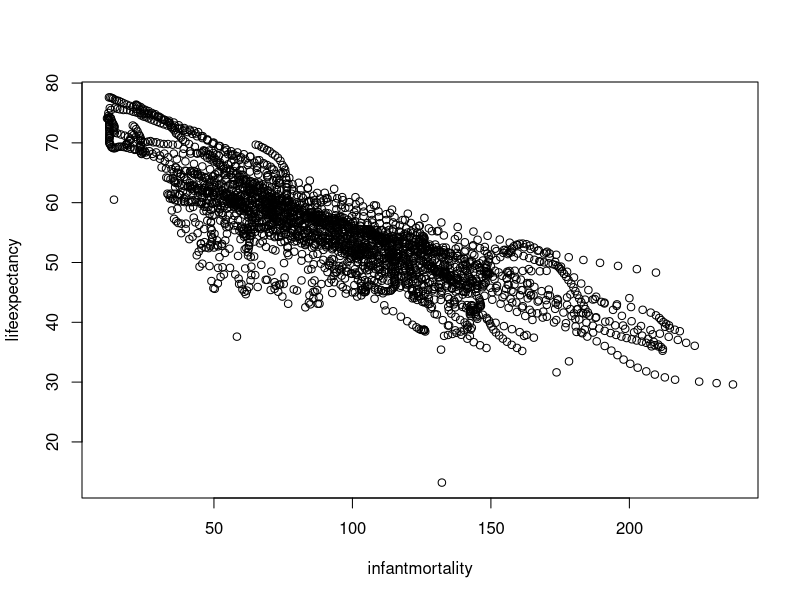
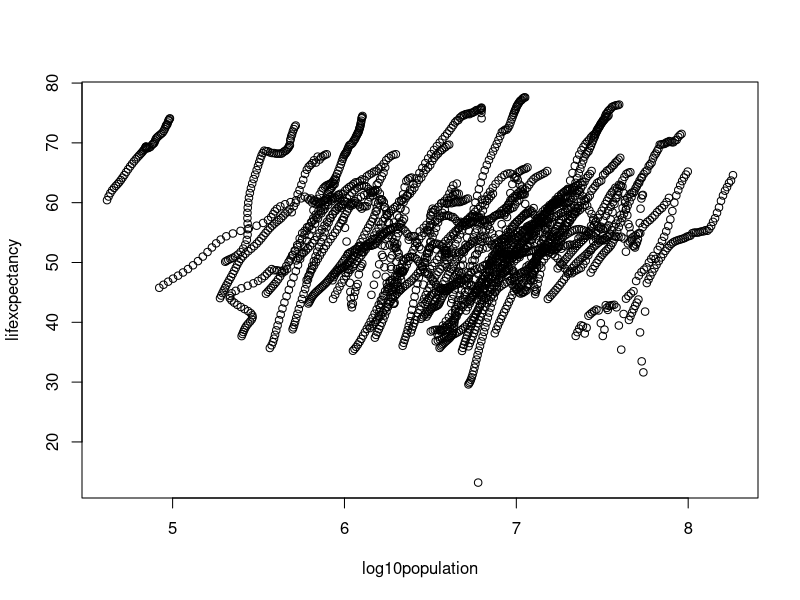
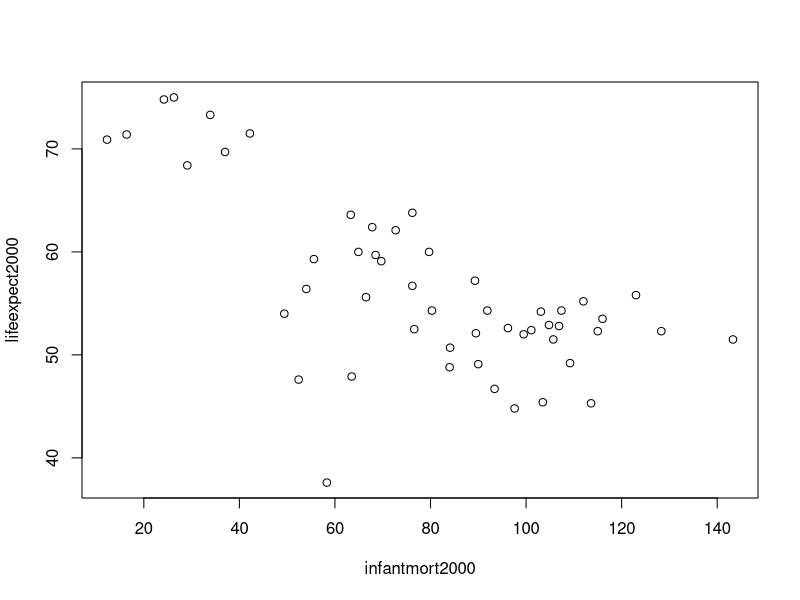
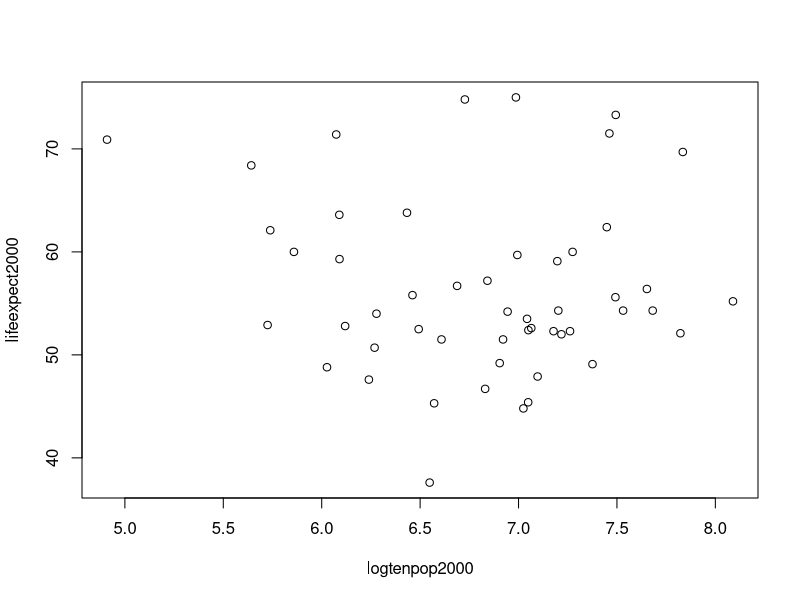
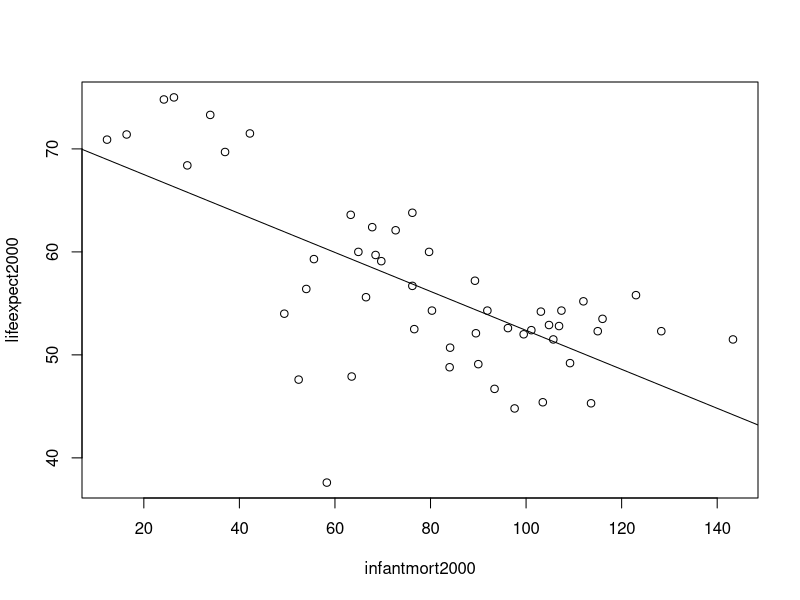
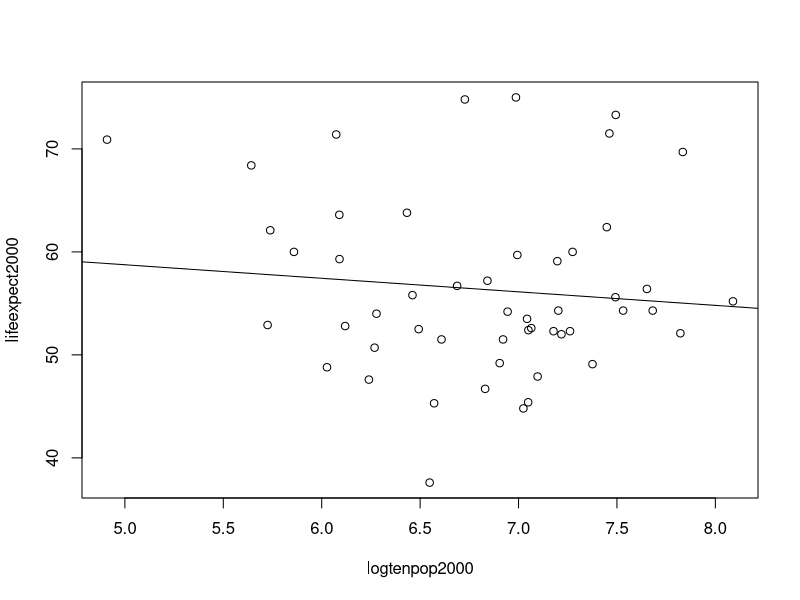
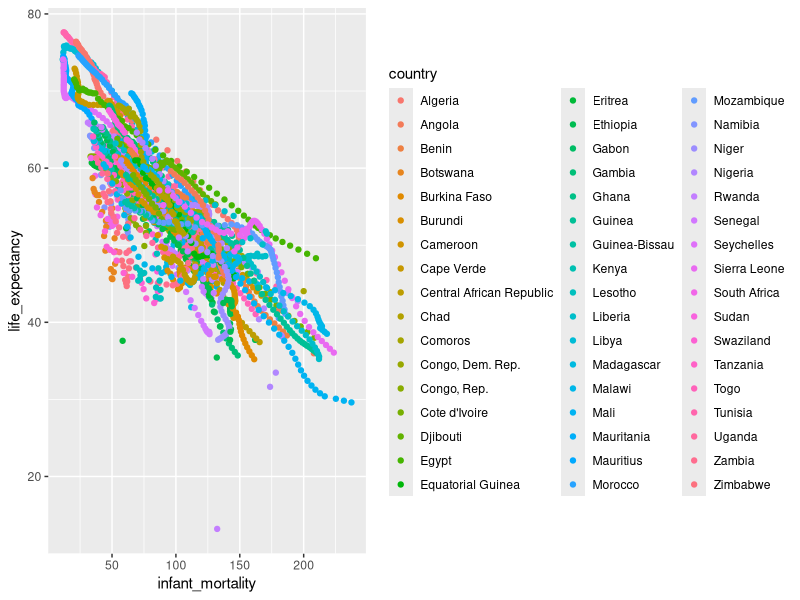
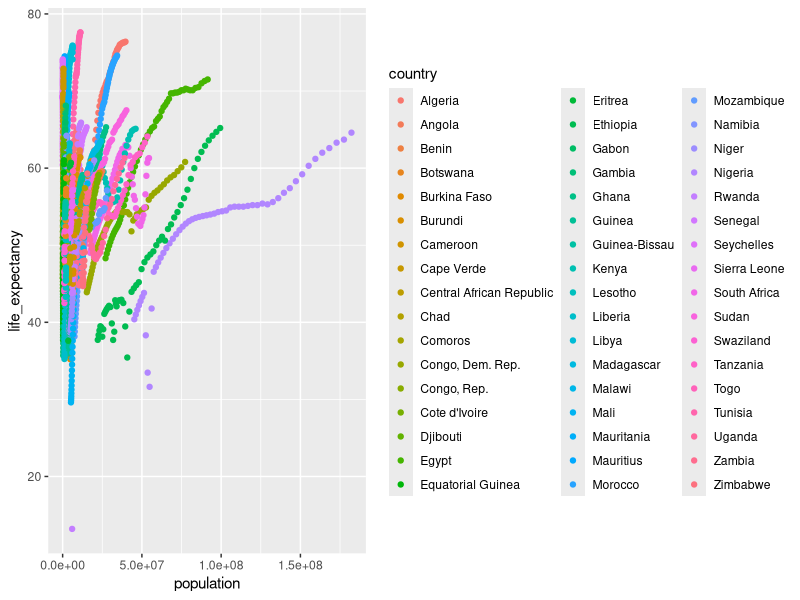

R code for these plots, in order:
## ---- chunk 1
#Load dslabs library and gapminder data set.
library(dslabs)

data(gapminder)

#The gapminder data set is a collection of health and income outcomes for 184 countries from 1960 to 2016.

## ---- chunk 2
#Gather information on gapminder data set with R functions: help, str, summary, and class. 
help(gapminder)

#The help function displays available help pages (in the help tab) about the selected package.

str(gapminder)

#Str or the structure function will display the basic structural information for an object in the console. Using the str function we can see that gapminder consists of nine variables: country, infant_mortality, life_expectancy, fertility, population, gdp, continent, and region. 

summary(gapminder)

#The sumary function will display statistical summaries of the selected data in the console for each of the variables within the data set. The type of data shown will depend on the class (i.e. numeric, integer, character, etc.) of the individual variables within a data set. 

class(gapminder)

#The class function will display the type of object that is represented by a given name. For the example here, gapminder is of the data.frame class. 
## ---- chunk 3
#Assign only the African countries to a new object titled africadata.

africadata <- gapminder$continent == "Africa"

#To assign a new object use the <- to the right of the chosen object name. All African countries can be accessed in gapminder through the continent variable. The accessor $ is used to access specific variables within the data frame. To determine if a country is in Africa or not, africadata is assigned as a logical vector using == to determine if the continent variable is listed as "Africa" or other. 

str(africadata)

#The logical vector africadata will output information as TRUE or FALSE depending on the continent variable of each country. In this example, 10545 different data points are maeasured. Countries in Africa receive the output TRUE whereas all other continents receive a FALSE. 

summary(africadata)

#The summary shows results of the logical vector. Of the total 10545 measured countries, 2907 of them are located in Africa. These values can be verified by reviewing the previous summary(gapminder) output in the console and subtracting the African data points from the total measurements under the continent variable. 

## ---- chunk 4
#Create an object containing infant_mortality and life_expectancy for africadata.

#Create and object for infant_mortality for African countries by accessing gapminder with $ and applying the logical vector africadata.

infant_mortality_africa <- gapminder$infant_mortality[africadata]

#Repeat the same process to create an object fot life_expectancy for African countries.

life_expectancy_africa <- gapminder$life_expectancy[africadata]

#Combine the two new objects into a data frame to create a single object containing both variables. 

infant_vs_life_africa <- data.frame(infantmortality = infant_mortality_africa, lifeexpectancy = life_expectancy_africa)

str(infant_vs_life_africa)

#The result is a data frame with 2907 observations and two variables: infantmortality and lifeexpectancy.

summary(infant_vs_life_africa)

#Summary gives a quick glance of min, max, median, and mean for both variables. Note there are 226 NA records indicated for infantmortality.

## ---- chunk 5
#Create an object containing population and life_expectancy for africadata.

#Repeat the process above for the population variable.

population_africa <- gapminder$population[africadata]

#Combine the population and life_expectancy data into a data frame.

pop_vs_life_africa <- data.frame(population = population_africa, lifeexpectancy = life_expectancy_africa)

str(pop_vs_life_africa)

#The result is a data frame with 2907 observations and two variables: population and lifeexpectancy.

summary(pop_vs_life_africa)

#Standard statistical values are given in the summary of the object. Note 51 NA values were recorded for the population variable.
## ---- chunk 6
#Plot of infant mortality verses life expectancy for all African countries.

plot(infant_vs_life_africa)

#The plot illistrates a distinct negative correlation between the two variables. As expected, countries with increased infant mortality show decreased life expectancy.

## ---- chunk 7
#Plot of population verses life expectancy for all African countries. 

#Convert previous population object into a new object at log scale.

logten_pop_africa <- log10(population_africa)

#Input the new log population data into a data frame with life expectancy. 

logtenpop_vs_life_africa <- data.frame( log10population = logten_pop_africa, lifexcpectancy = life_expectancy_africa)

plot(logtenpop_vs_life_africa)

#The plot shows a distinct scattering of "streaks" of data. The individual streaks typically move in a positive trend illistrating a positve correlation between increased population size and increased life expectancy. The "streaks" seen in the data likely represent different contries within the continent of Africa measured over time. 
## ---- chunk 8
#Determine which years have missing data for infant mortality.

#Create an index object for the NA values within the infant_mortality_africa object using the is.na function. This produces a logical vector that tells us which entries are NA. 

na_index <- is.na(infant_mortality_africa)

#Apply the na_index to the gapminder year data.

gapminder$year[na_index]

#The result is a list of years where infant mortality data is missing. Repedative years in the list represent years where infant mortality data is missing from multiple countries within the continent of Africa. 

#The sum function check the total recorded Na values within the na_index to ensure it is consistent the previous summary of infant mortality.

sum(na_index)
## ---- chunk 9
#Create a new object by extracting the data from the year 2000 from africadata. 
#Create an index to select for the year 2000.

year2000 <- gapminder$year == "2000"

#Combine the new index with africadata to select for Africa and the year 2000 combined.

africa2000 <- africadata & year2000

#Apply this index to all variables in the gapminder data set. 

year2000 <- gapminder$year[africa2000] 
region2000 <- gapminder$region[africa2000]
country2000 <- gapminder$country[africa2000]
infantmort2000 <- gapminder$infant_mortality[africa2000]
lifeexpect2000 <- gapminder$life_expectancy[africa2000]
fertility2000 <- gapminder$fertility[africa2000]
gdp2000 <- gapminder$gdp[africa2000]
continent2000 <- gapminder$continent[africa2000]
population2000 <- gapminder$population[africa2000]

#Create a data frame using the new object names to select for African countries and the year 2000. 

africa2000df <- data.frame(year = year2000, country = country2000, population = population2000, region = region2000, infant_mortality = infantmort2000, life_expectancy = lifeexpect2000, fertility = fertility2000, gdp = gdp2000, continent = continent2000)

str(africa2000df)

#The resulting data frame has 51 observations and 9 vairables. 

summary(africa2000df)

#Specific statistical values are given for each of the 9 variables within the object.

## ---- chunk 10
#Recreate the plot for infant mortality verses life expectancy.

plot(infantmort2000, lifeexpect2000)

#The resulting figure shows a negative correlation between infant mortality and life expectancy. 
## ---- chunk 11
#Recreate the plot for population verses life expectancy. 

#Redefine the population data for Africa in 2000 to a log 10 scale. 

logtenpop2000 <- log10(population2000)

#Plot log 10 population verses life expectancy.

plot(logtenpop2000, lifeexpect2000)

#The resulting figure shows no distinct correlation between population and life expectancy. 

## ---- chunk 12
#Create a linear regression model for life expectancy as the outcome (y variable), and infant mortality as the predictor (x variable).Ensure the y variable is the first variable entered to the lm() function.

fit1 <- lm(lifeexpect2000 ~ infantmort2000)
 
summary(fit1)

#Summary prints the fit results to the console and provides a number of  important statistical data points, in particular the p-value. The p-value from this example is 2.826e-08. The very low p-value suggests that infant mortality is strongly related to life expectancy. 
 
## ---- chunk 13
#Create a linear regression model for life expectancy as the outcome (y variable), and population size as the predictor (x variable).

fit2 <- lm(lifeexpect2000 ~ logtenpop2000)

summary(fit2)

#The p-value from this example is 0.4755. The high p-value suggests that poplation size is not related to life expectancy.

## ---- chunk 14
#Fit line to scatterplot for life expectancy verses infant mortality.

#Replot the scatterplot.

plot(infantmort2000, lifeexpect2000)

#Use the abline function to fit a line to the plot according to the new linear model object. 

abline(fit1)

#Here we see a strong negative correlation with the fit line which is consistent with the p-value.

## ---- chunk 15
#Fit line to scatterplot for life expectancy verses population size.

plot(logtenpop2000, lifeexpect2000)
abline(fit2)

#Here we see no distinct correlation with the fit line which is consistent with the p-value. 

## ---- chunk 16


library(tidyverse)
library(skimr)

glimpse(gapminder)
skim(gapminder)

## select African countries from gapminder
Africa_ <- gapminder %>% 
  filter(continent=="Africa") %>%
  select("infant_mortality","life_expectancy","population" ,"country")
  
  
Africa_ %>%
  ggplot() +
  geom_point(aes(infant_mortality, life_expectancy, color = country))

Africa_ %>%
  ggplot() + 
  geom_point(aes(population, life_expectancy, color = country))

Africa_ %>%
  ggplot() + 
  geom_point(aes(log(population), life_expectancy, color = country))


## select Africa countries and year 2000
Africa2000_ <- gapminder %>%
  filter(continent=="Africa", year==2000)

## Fit plot with regression line
Africa2000_ %>%
  ggplot(aes(infant_mortality, life_expectancy)) +
  geom_point() +
  stat_smooth(method = "lm", col = "red") +
  labs(x = "infant mortality", y = "life expectancy", 
       title = "Correlation of infant mortality and life expectancy in Africa in 2000")



## ---- chunk 17


library(tidyverse)
library(skimr)

glimpse(gapminder)
skim(gapminder)

## select African countries from gapminder
Africa_ <- gapminder %>% 
  filter(continent=="Africa") %>%
  select("infant_mortality","life_expectancy","population" ,"country")
  
  
Africa_ %>%
  ggplot() +
  geom_point(aes(infant_mortality, life_expectancy, color = country))

Africa_ %>%
  ggplot() + 
  geom_point(aes(population, life_expectancy, color = country))

Africa_ %>%
  ggplot() + 
  geom_point(aes(log(population), life_expectancy, color = country))


## select Africa countries and year 2000
Africa2000_ <- gapminder %>%
  filter(continent=="Africa", year==2000)

## Fit plot with regression line
Africa2000_ %>%
  ggplot(aes(infant_mortality, life_expectancy)) +
  geom_point() +
  stat_smooth(method = "lm", col = "red") +
  labs(x = "infant mortality", y = "life expectancy", 
       title = "Correlation of infant mortality and life expectancy in Africa in 2000")
